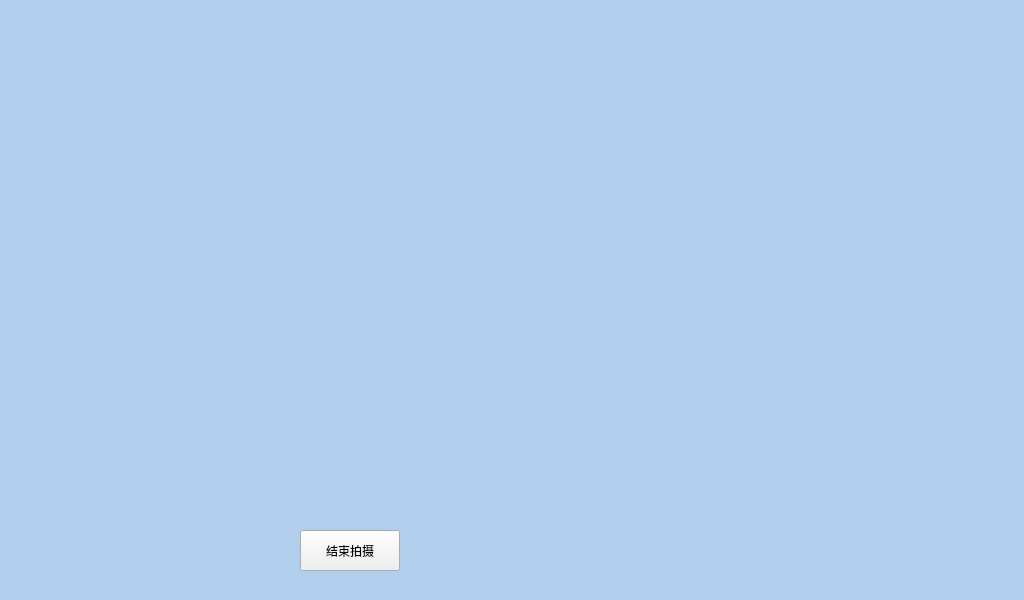
<?xml version="1.0" encoding="UTF-8"?>
<ui version="4.0">
 <class>fv4l2</class>
 <widget class="QMainWindow" name="fv4l2">
  <property name="geometry">
   <rect>
    <x>0</x>
    <y>0</y>
    <width>1024</width>
    <height>600</height>
   </rect>
  </property>
  <property name="windowTitle">
   <string>fv4l2</string>
  </property>
  <widget class="QWidget" name="centralWidget">
   <widget class="QLabel" name="label">
    <property name="geometry">
     <rect>
      <x>0</x>
      <y>0</y>
      <width>1024</width>
      <height>600</height>
     </rect>
    </property>
    <property name="styleSheet">
     <string notr="true">background-color: rgb(178, 206, 237);
background-image: url(:/new/prefix1/menu5.jpg);</string>
    </property>
    <property name="text">
     <string/>
    </property>
   </widget>
   <widget class="QLabel" name="showlb">
    <property name="geometry">
     <rect>
      <x>90</x>
      <y>140</y>
      <width>530</width>
      <height>360</height>
     </rect>
    </property>
    <property name="styleSheet">
     <string notr="true">background-color: rgb(178, 206, 237);</string>
    </property>
    <property name="text">
     <string/>
    </property>
   </widget>
   <widget class="QPushButton" name="stopbt">
    <property name="geometry">
     <rect>
      <x>300</x>
      <y>530</y>
      <width>100</width>
      <height>41</height>
     </rect>
    </property>
    <property name="text">
     <string>结束拍摄</string>
    </property>
   </widget>
  </widget>
 </widget>
 <layoutdefault spacing="6" margin="11"/>
 <resources/>
 <connections/>
</ui>
